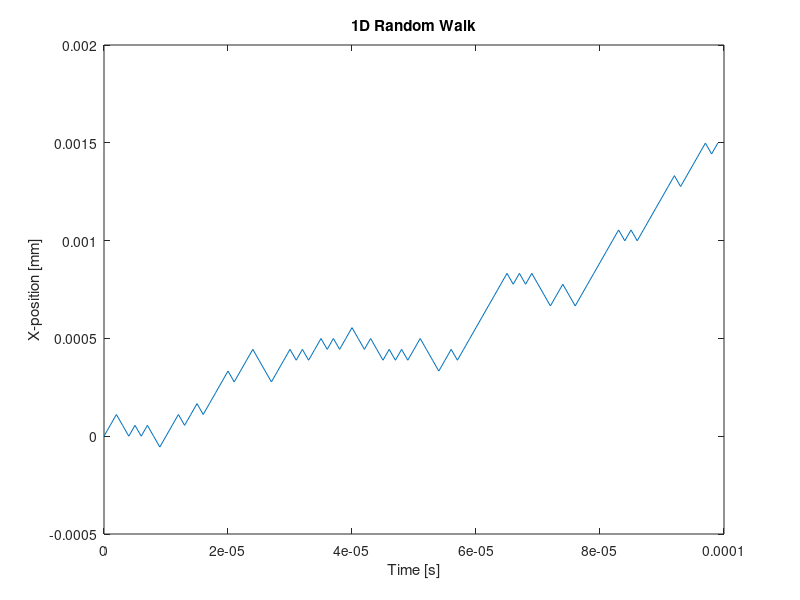

Write MATLAB code to recreate this figure. (Note: this script raises an error after producing the figure.)
%% This script demonstrates a random walk in one and three dimensions.
%
% Rad229_Lecture15_RandomWalk.m
%
% DBE@STANFORD.EDU (May 2020) for Rad229
%
% Example demos:
% 1) Examine the random walk stepping code.
%
% 2) Change the temperature.
%
% 3) Introduce anisotropy.

%% This function demonstrates a 1D random walk
N_step=100;                 % Number of random walk steps
x = zeros(1,N_step);        % Starting x-position
dx = 55.5e-6;               % Spatial step size per dt [mm]
dt = 1e-6;                  % Temporal step size [s]

rng('default');             % Set the random-number-generator seed
p_xp = 0.5;                 % Probability (P) of a +x-step
% p_xm = 1 - p_xp;          % Probability (P) of a -x-step

for n = 2:N_step            % Loop over number of steps
  step = 2*(rand>p_xp)-1;   % +/- one step
  x(n) = x(n-1) + dx*step;  % Add +/- displacement step
end
t=0:dt:dt*(numel(x)-1);

figure; plot(t,x); title('1D Random Walk');
  xlabel('Time [s]'); ylabel('X-position [mm]');
  set(get(gca,'XAxis'),'Exponent',-6);
  set(get(gca,'YAxis'),'Exponent',-6);
  
%% This function demonstrates a 3D random walk
N_spin = 49;          % Number of spins to simulate
temp = 20;            % Sample temperature [C]

% Time-scale parameters
dt = 25e-6;                % Time step [s]
T = 10e-3;                 % Simulation duration [s]
N_step = round(T/dt);      % Number of time steps

% Length scale parameters
D_H20 = Diffusion_Coeff_H20; % [mm^2/s]
dx = sqrt(2*D_H20(temp)*dt); % Step size [mm] depends on diffusion coeff. and temperature
dy = dx;                     % Isotropic when dy = dx
dz = dx;                     % Isotropic when dz = dx
dr = cat(3,dx.*ones(N_spin,N_step),dy.*ones(N_spin,N_step),dz.*ones(N_spin,N_step));

% Define a uniform random step direction (sign)
tmp=rand(N_spin,N_step,3);   % Uniform random array (space x time x 3D)
SIGN=2*(tmp>0.5)-1;          % Unit (+/-) steps

% Define a uniform random step in x, y, OR z
step=rand(N_spin,N_step,3);            % Uniform random array of steps(space x time x 3D)
dR=SIGN.*dr.*(step==max(step,[],3));   % Step *only* in the direction of the largest random number

% Accumulate the individual steps into a path
path=cumsum(dR,2);

% Make a figure -OR- a movie
set(groot,'defaultLineLineWidth',2,'defaultLineMarkerSize',25,'defaultAxesFontSize',18);
f=figure; hold on; axis equal square; rot3d;
  set(f,'Units','Centimeters','Position',[10 10 14 12]);
title(['Diffusion Random Walk @',num2str(temp,'%02d'),'C']);
xlabel('X-position [mm]'); lab(1)=ylabel('Y-position [mm]');
axis([-0.01 0.01 -0.01 0.01 -0.01 0.01]);
path_color = hsv(N_spin);

% % Make a FIGURE
for k=1:N_spin
  p(k)=plot3(path(k,:,1),path(k,:,2),path(k,:,3));
  set(p(k),'color',path_color(k,:));
end
% saveas(f,['./Figures/RandomWalk_',num2str(temp,'%02d'),'_Final'],'png');

% % Make a MOVIE
% for t=1:N_step
%   for k=1:N_spin
%     p(k)=plot3(path(k,1:t,1),path(k,1:t,2),path(k,1:t,3));
%     set(p(k),'color',path_color(k,:));
%   end
%   saveas(f,['./Figures/RandomWalk_',num2str(temp,'%02d'),'_',num2str(t,'%03d')],'png');
%   delete(p);
% end

% % Plot a histograms...
% figure; hist(path(:,end,1),[min(path(:,end,1)):5:max(path(:,end,1))]);
% figure; hist(path(:,end,2),[min(path(:,end,2)):5:max(path(:,end,2))]);
% figure; hist(path(:,end,3),[min(path(:,end,3)):5:max(path(:,end,3))]);